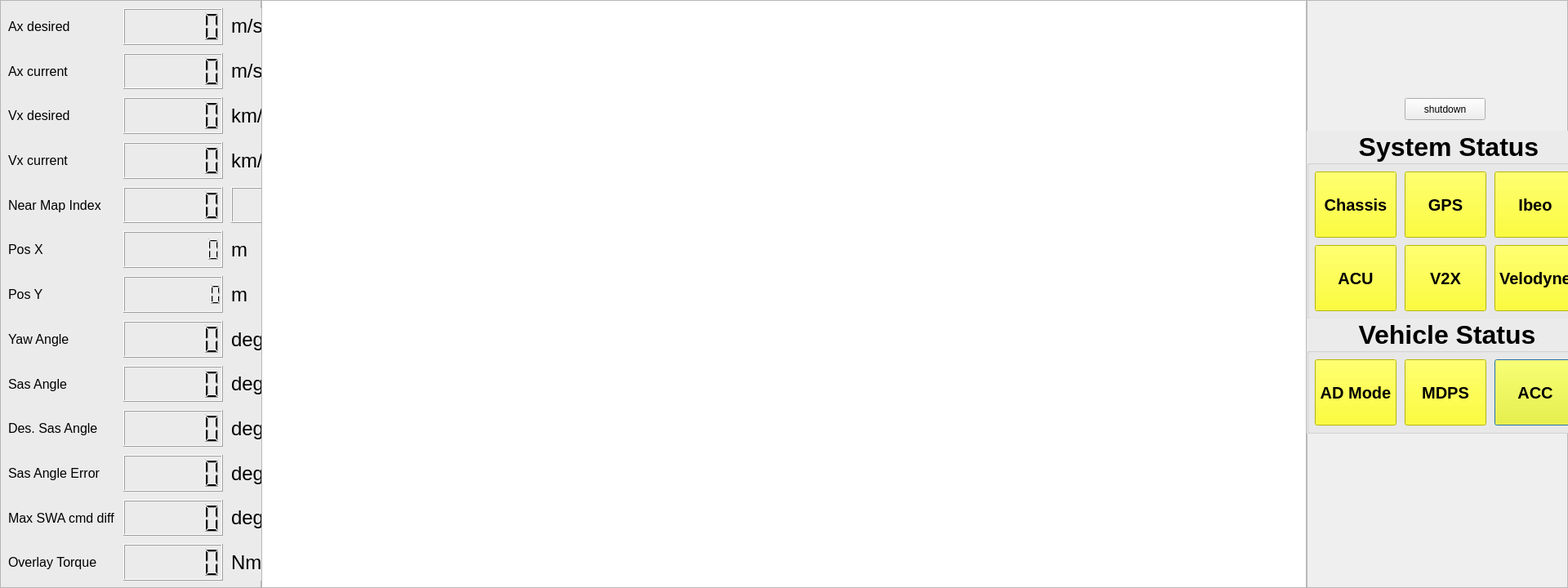
<?xml version="1.0" encoding="UTF-8"?>
<ui version="4.0">
 <class>Dialog</class>
 <widget class="QDialog" name="Dialog">
  <property name="geometry">
   <rect>
    <x>0</x>
    <y>0</y>
    <width>1920</width>
    <height>720</height>
   </rect>
  </property>
  <property name="windowTitle">
   <string>Dialog</string>
  </property>
  <widget class="QFrame" name="frame">
   <property name="geometry">
    <rect>
     <x>320</x>
     <y>0</y>
     <width>1280</width>
     <height>720</height>
    </rect>
   </property>
   <property name="frameShape">
    <enum>QFrame::StyledPanel</enum>
   </property>
   <property name="frameShadow">
    <enum>QFrame::Raised</enum>
   </property>
   <widget class="QGraphicsView" name="camera">
    <property name="geometry">
     <rect>
      <x>0</x>
      <y>0</y>
      <width>1280</width>
      <height>720</height>
     </rect>
    </property>
   </widget>
  </widget>
  <widget class="QFrame" name="frame_3">
   <property name="geometry">
    <rect>
     <x>0</x>
     <y>0</y>
     <width>320</width>
     <height>720</height>
    </rect>
   </property>
   <property name="styleSheet">
    <string notr="true">background-color: rgb(235, 235, 235);</string>
   </property>
   <property name="frameShape">
    <enum>QFrame::StyledPanel</enum>
   </property>
   <property name="frameShadow">
    <enum>QFrame::Raised</enum>
   </property>
   <widget class="QWidget" name="gridLayoutWidget_3">
    <property name="geometry">
     <rect>
      <x>10</x>
      <y>10</y>
      <width>395</width>
      <height>701</height>
     </rect>
    </property>
    <layout class="QGridLayout" name="gridLayout_4">
     <property name="leftMargin">
      <number>0</number>
     </property>
     <property name="topMargin">
      <number>0</number>
     </property>
     <property name="spacing">
      <number>10</number>
     </property>
     <item row="11" column="2">
      <widget class="QLabel" name="label_17">
       <property name="font">
        <font>
         <pointsize>18</pointsize>
        </font>
       </property>
       <property name="text">
        <string>deg</string>
       </property>
      </widget>
     </item>
     <item row="2" column="2">
      <widget class="QLabel" name="label_18">
       <property name="font">
        <font>
         <pointsize>18</pointsize>
        </font>
       </property>
       <property name="text">
        <string>km/h</string>
       </property>
      </widget>
     </item>
     <item row="2" column="0">
      <widget class="QLabel" name="label_LKASOn_13">
       <property name="font">
        <font>
         <pointsize>12</pointsize>
        </font>
       </property>
       <property name="text">
        <string>Vx desired</string>
       </property>
      </widget>
     </item>
     <item row="10" column="2">
      <widget class="QLabel" name="label_19">
       <property name="font">
        <font>
         <pointsize>18</pointsize>
        </font>
       </property>
       <property name="text">
        <string>deg</string>
       </property>
      </widget>
     </item>
     <item row="1" column="0">
      <widget class="QLabel" name="label_AutomationOn_5">
       <property name="font">
        <font>
         <pointsize>12</pointsize>
        </font>
       </property>
       <property name="text">
        <string>Ax current</string>
       </property>
      </widget>
     </item>
     <item row="8" column="2">
      <widget class="QLabel" name="label_20">
       <property name="font">
        <font>
         <pointsize>18</pointsize>
        </font>
       </property>
       <property name="text">
        <string>deg</string>
       </property>
      </widget>
     </item>
     <item row="5" column="2">
      <widget class="QLabel" name="label_21">
       <property name="font">
        <font>
         <pointsize>18</pointsize>
        </font>
       </property>
       <property name="text">
        <string>m</string>
       </property>
      </widget>
     </item>
     <item row="8" column="1">
      <widget class="QLCDNumber" name="lcdNumber_sas_angle_2">
       <property name="font">
        <font>
         <pointsize>10</pointsize>
        </font>
       </property>
       <property name="digitCount">
        <number>6</number>
       </property>
      </widget>
     </item>
     <item row="11" column="0">
      <widget class="QLabel" name="label_LKASOn_14">
       <property name="font">
        <font>
         <pointsize>12</pointsize>
        </font>
       </property>
       <property name="text">
        <string>Max SWA cmd diff</string>
       </property>
      </widget>
     </item>
     <item row="12" column="0">
      <widget class="QLabel" name="label_LKASOn_15">
       <property name="font">
        <font>
         <pointsize>12</pointsize>
        </font>
       </property>
       <property name="text">
        <string>Overlay Torque</string>
       </property>
      </widget>
     </item>
     <item row="10" column="0">
      <widget class="QLabel" name="label_LKASOn_16">
       <property name="font">
        <font>
         <pointsize>12</pointsize>
        </font>
       </property>
       <property name="text">
        <string>Sas Angle Error</string>
       </property>
      </widget>
     </item>
     <item row="7" column="1">
      <widget class="QLCDNumber" name="lcdNumber_yaw_angle_2">
       <property name="font">
        <font>
         <pointsize>10</pointsize>
        </font>
       </property>
       <property name="digitCount">
        <number>6</number>
       </property>
      </widget>
     </item>
     <item row="4" column="0">
      <widget class="QLabel" name="label_LKASOn_17">
       <property name="font">
        <font>
         <pointsize>12</pointsize>
        </font>
       </property>
       <property name="text">
        <string>Near Map Index</string>
       </property>
      </widget>
     </item>
     <item row="6" column="0">
      <widget class="QLabel" name="label_LKASOn_18">
       <property name="font">
        <font>
         <pointsize>12</pointsize>
        </font>
       </property>
       <property name="text">
        <string>Pos Y</string>
       </property>
      </widget>
     </item>
     <item row="6" column="2">
      <widget class="QLabel" name="label_22">
       <property name="font">
        <font>
         <pointsize>18</pointsize>
        </font>
       </property>
       <property name="text">
        <string>m</string>
       </property>
      </widget>
     </item>
     <item row="8" column="0">
      <widget class="QLabel" name="label_LKASOn_19">
       <property name="font">
        <font>
         <pointsize>12</pointsize>
        </font>
       </property>
       <property name="text">
        <string>Sas Angle</string>
       </property>
      </widget>
     </item>
     <item row="3" column="0">
      <widget class="QLabel" name="label_LKASOn_20">
       <property name="font">
        <font>
         <pointsize>12</pointsize>
        </font>
       </property>
       <property name="text">
        <string>Vx current</string>
       </property>
      </widget>
     </item>
     <item row="0" column="0">
      <widget class="QLabel" name="label_AutomationOn_6">
       <property name="font">
        <font>
         <pointsize>12</pointsize>
        </font>
       </property>
       <property name="text">
        <string>Ax desired</string>
       </property>
      </widget>
     </item>
     <item row="0" column="1">
      <widget class="QLCDNumber" name="lcdNumber_ax_des_2">
       <property name="font">
        <font>
         <pointsize>10</pointsize>
        </font>
       </property>
       <property name="digitCount">
        <number>6</number>
       </property>
      </widget>
     </item>
     <item row="1" column="1">
      <widget class="QLCDNumber" name="lcdNumber_ax_curr_2">
       <property name="font">
        <font>
         <pointsize>10</pointsize>
        </font>
       </property>
       <property name="digitCount">
        <number>6</number>
       </property>
      </widget>
     </item>
     <item row="12" column="1">
      <widget class="QLCDNumber" name="lcdNumber_sas_torque_2">
       <property name="font">
        <font>
         <pointsize>10</pointsize>
        </font>
       </property>
       <property name="digitCount">
        <number>6</number>
       </property>
      </widget>
     </item>
     <item row="9" column="0">
      <widget class="QLabel" name="label_LKASOn_21">
       <property name="font">
        <font>
         <pointsize>12</pointsize>
        </font>
       </property>
       <property name="text">
        <string>Des. Sas Angle</string>
       </property>
      </widget>
     </item>
     <item row="4" column="1">
      <widget class="QLCDNumber" name="lcdNumber_nearmap_idx_2">
       <property name="font">
        <font>
         <pointsize>10</pointsize>
        </font>
       </property>
       <property name="digitCount">
        <number>6</number>
       </property>
      </widget>
     </item>
     <item row="7" column="0">
      <widget class="QLabel" name="label_LKASOn_22">
       <property name="font">
        <font>
         <pointsize>12</pointsize>
        </font>
       </property>
       <property name="text">
        <string>Yaw Angle</string>
       </property>
      </widget>
     </item>
     <item row="11" column="1">
      <widget class="QLCDNumber" name="lcdNumber_swa_cmd_max_diff_2">
       <property name="font">
        <font>
         <pointsize>10</pointsize>
        </font>
       </property>
       <property name="digitCount">
        <number>6</number>
       </property>
      </widget>
     </item>
     <item row="3" column="1">
      <widget class="QLCDNumber" name="lcdNumber_vx_curr_2">
       <property name="font">
        <font>
         <pointsize>10</pointsize>
        </font>
       </property>
       <property name="digitCount">
        <number>6</number>
       </property>
      </widget>
     </item>
     <item row="3" column="2">
      <widget class="QLabel" name="label_23">
       <property name="font">
        <font>
         <pointsize>18</pointsize>
        </font>
       </property>
       <property name="text">
        <string>km/h</string>
       </property>
      </widget>
     </item>
     <item row="10" column="1">
      <widget class="QLCDNumber" name="lcdNumber_sas_angle_error_2">
       <property name="font">
        <font>
         <pointsize>10</pointsize>
        </font>
       </property>
       <property name="digitCount">
        <number>6</number>
       </property>
      </widget>
     </item>
     <item row="1" column="2">
      <widget class="QLabel" name="label_24">
       <property name="font">
        <font>
         <pointsize>18</pointsize>
        </font>
       </property>
       <property name="text">
        <string>m/sec&lt;sup&gt;2&lt;/sup&gt;</string>
       </property>
      </widget>
     </item>
     <item row="5" column="0">
      <widget class="QLabel" name="label_LKASOn_23">
       <property name="font">
        <font>
         <pointsize>12</pointsize>
        </font>
       </property>
       <property name="text">
        <string>Pos X</string>
       </property>
      </widget>
     </item>
     <item row="6" column="1">
      <widget class="QLCDNumber" name="lcdNumber_pos_y_2">
       <property name="font">
        <font>
         <pointsize>10</pointsize>
        </font>
       </property>
       <property name="digitCount">
        <number>9</number>
       </property>
      </widget>
     </item>
     <item row="0" column="2">
      <widget class="QLabel" name="label_AutomationOn_7">
       <property name="font">
        <font>
         <pointsize>18</pointsize>
        </font>
       </property>
       <property name="text">
        <string>&lt;html&gt;&lt;head/&gt;&lt;body&gt;&lt;p&gt;m/sec&lt;span style=&quot; vertical-align:super;&quot;&gt;2&lt;/span&gt;&lt;/p&gt;&lt;/body&gt;&lt;/html&gt;</string>
       </property>
      </widget>
     </item>
     <item row="12" column="2">
      <widget class="QLabel" name="label_25">
       <property name="font">
        <font>
         <pointsize>18</pointsize>
        </font>
       </property>
       <property name="text">
        <string>Nm</string>
       </property>
      </widget>
     </item>
     <item row="9" column="1">
      <widget class="QLCDNumber" name="lcdNumber_des_sas_angle_2">
       <property name="font">
        <font>
         <pointsize>10</pointsize>
        </font>
       </property>
       <property name="digitCount">
        <number>6</number>
       </property>
      </widget>
     </item>
     <item row="2" column="1">
      <widget class="QLCDNumber" name="lcdNumber_vx_des_2">
       <property name="font">
        <font>
         <pointsize>10</pointsize>
        </font>
       </property>
       <property name="digitCount">
        <number>6</number>
       </property>
      </widget>
     </item>
     <item row="5" column="1">
      <widget class="QLCDNumber" name="lcdNumber_pos_x_2">
       <property name="font">
        <font>
         <pointsize>10</pointsize>
        </font>
       </property>
       <property name="digitCount">
        <number>8</number>
       </property>
      </widget>
     </item>
     <item row="9" column="2">
      <widget class="QLabel" name="label_26">
       <property name="font">
        <font>
         <pointsize>18</pointsize>
        </font>
       </property>
       <property name="text">
        <string>deg</string>
       </property>
      </widget>
     </item>
     <item row="7" column="2">
      <widget class="QLabel" name="label_27">
       <property name="font">
        <font>
         <pointsize>18</pointsize>
        </font>
       </property>
       <property name="text">
        <string>deg</string>
       </property>
      </widget>
     </item>
     <item row="4" column="2">
      <widget class="QLCDNumber" name="lcdNumber_closest_idx_2">
       <property name="font">
        <font>
         <pointsize>10</pointsize>
        </font>
       </property>
       <property name="digitCount">
        <number>6</number>
       </property>
      </widget>
     </item>
    </layout>
   </widget>
  </widget>
  <widget class="QFrame" name="frame_2">
   <property name="geometry">
    <rect>
     <x>1600</x>
     <y>0</y>
     <width>320</width>
     <height>720</height>
    </rect>
   </property>
   <property name="frameShape">
    <enum>QFrame::StyledPanel</enum>
   </property>
   <property name="frameShadow">
    <enum>QFrame::Raised</enum>
   </property>
   <widget class="QGroupBox" name="groupBox">
    <property name="geometry">
     <rect>
      <x>0</x>
      <y>160</y>
      <width>341</width>
      <height>231</height>
     </rect>
    </property>
    <property name="font">
     <font>
      <family>Ubuntu</family>
      <pointsize>24</pointsize>
      <weight>75</weight>
      <bold>true</bold>
     </font>
    </property>
    <property name="layoutDirection">
     <enum>Qt::LeftToRight</enum>
    </property>
    <property name="styleSheet">
     <string notr="true">background-color: rgb(235, 235, 235);</string>
    </property>
    <property name="title">
     <string>System Status</string>
    </property>
    <property name="alignment">
     <set>Qt::AlignCenter</set>
    </property>
    <property name="flat">
     <bool>false</bool>
    </property>
    <property name="checkable">
     <bool>false</bool>
    </property>
    <widget class="QPushButton" name="led_can4_status_2">
     <property name="geometry">
      <rect>
       <x>120</x>
       <y>140</y>
       <width>100</width>
       <height>81</height>
      </rect>
     </property>
     <property name="font">
      <font>
       <pointsize>15</pointsize>
       <weight>75</weight>
       <bold>true</bold>
      </font>
     </property>
     <property name="focusPolicy">
      <enum>Qt::NoFocus</enum>
     </property>
     <property name="styleSheet">
      <string notr="true">background-color: yellow;</string>
     </property>
     <property name="text">
      <string>V2X</string>
     </property>
     <property name="default">
      <bool>true</bool>
     </property>
     <property name="flat">
      <bool>false</bool>
     </property>
    </widget>
    <widget class="QPushButton" name="led_can1_status_2">
     <property name="geometry">
      <rect>
       <x>10</x>
       <y>50</y>
       <width>100</width>
       <height>81</height>
      </rect>
     </property>
     <property name="font">
      <font>
       <pointsize>15</pointsize>
       <weight>75</weight>
       <bold>true</bold>
      </font>
     </property>
     <property name="focusPolicy">
      <enum>Qt::NoFocus</enum>
     </property>
     <property name="styleSheet">
      <string notr="true">background-color: yellow;</string>
     </property>
     <property name="text">
      <string>Chassis</string>
     </property>
     <property name="default">
      <bool>true</bool>
     </property>
     <property name="flat">
      <bool>false</bool>
     </property>
    </widget>
    <widget class="QPushButton" name="led_can3_status_2">
     <property name="enabled">
      <bool>true</bool>
     </property>
     <property name="geometry">
      <rect>
       <x>10</x>
       <y>140</y>
       <width>100</width>
       <height>81</height>
      </rect>
     </property>
     <property name="font">
      <font>
       <pointsize>15</pointsize>
       <weight>75</weight>
       <bold>true</bold>
      </font>
     </property>
     <property name="focusPolicy">
      <enum>Qt::NoFocus</enum>
     </property>
     <property name="styleSheet">
      <string notr="true">background-color: yellow;</string>
     </property>
     <property name="text">
      <string>ACU</string>
     </property>
     <property name="checkable">
      <bool>false</bool>
     </property>
     <property name="default">
      <bool>true</bool>
     </property>
     <property name="flat">
      <bool>false</bool>
     </property>
    </widget>
    <widget class="QPushButton" name="led_lidar1_status_2">
     <property name="geometry">
      <rect>
       <x>230</x>
       <y>50</y>
       <width>100</width>
       <height>81</height>
      </rect>
     </property>
     <property name="font">
      <font>
       <pointsize>15</pointsize>
       <weight>75</weight>
       <bold>true</bold>
      </font>
     </property>
     <property name="focusPolicy">
      <enum>Qt::NoFocus</enum>
     </property>
     <property name="styleSheet">
      <string notr="true">background-color: yellow;</string>
     </property>
     <property name="text">
      <string>Ibeo</string>
     </property>
     <property name="default">
      <bool>true</bool>
     </property>
     <property name="flat">
      <bool>false</bool>
     </property>
    </widget>
    <widget class="QPushButton" name="led_can2_status_2">
     <property name="geometry">
      <rect>
       <x>120</x>
       <y>50</y>
       <width>100</width>
       <height>81</height>
      </rect>
     </property>
     <property name="font">
      <font>
       <pointsize>15</pointsize>
       <weight>75</weight>
       <bold>true</bold>
      </font>
     </property>
     <property name="focusPolicy">
      <enum>Qt::NoFocus</enum>
     </property>
     <property name="styleSheet">
      <string notr="true">background-color: yellow;</string>
     </property>
     <property name="text">
      <string>GPS</string>
     </property>
     <property name="default">
      <bool>true</bool>
     </property>
     <property name="flat">
      <bool>false</bool>
     </property>
    </widget>
    <widget class="QPushButton" name="led_lidar2_status_2">
     <property name="geometry">
      <rect>
       <x>230</x>
       <y>140</y>
       <width>100</width>
       <height>81</height>
      </rect>
     </property>
     <property name="font">
      <font>
       <pointsize>15</pointsize>
       <weight>75</weight>
       <bold>true</bold>
      </font>
     </property>
     <property name="focusPolicy">
      <enum>Qt::NoFocus</enum>
     </property>
     <property name="styleSheet">
      <string notr="true">background-color: yellow;</string>
     </property>
     <property name="text">
      <string>Velodyne</string>
     </property>
     <property name="default">
      <bool>true</bool>
     </property>
     <property name="flat">
      <bool>false</bool>
     </property>
    </widget>
   </widget>
   <widget class="QGroupBox" name="groupBox_2">
    <property name="geometry">
     <rect>
      <x>0</x>
      <y>390</y>
      <width>341</width>
      <height>141</height>
     </rect>
    </property>
    <property name="font">
     <font>
      <family>Ubuntu</family>
      <pointsize>24</pointsize>
      <weight>75</weight>
      <bold>true</bold>
     </font>
    </property>
    <property name="layoutDirection">
     <enum>Qt::LeftToRight</enum>
    </property>
    <property name="styleSheet">
     <string notr="true">background-color: rgb(235, 235, 235);0);</string>
    </property>
    <property name="title">
     <string>Vehicle Status</string>
    </property>
    <property name="alignment">
     <set>Qt::AlignCenter</set>
    </property>
    <property name="flat">
     <bool>false</bool>
    </property>
    <property name="checkable">
     <bool>false</bool>
    </property>
    <widget class="QPushButton" name="led_AD_status_2">
     <property name="geometry">
      <rect>
       <x>10</x>
       <y>50</y>
       <width>100</width>
       <height>81</height>
      </rect>
     </property>
     <property name="font">
      <font>
       <pointsize>15</pointsize>
       <weight>75</weight>
       <bold>true</bold>
      </font>
     </property>
     <property name="focusPolicy">
      <enum>Qt::NoFocus</enum>
     </property>
     <property name="styleSheet">
      <string notr="true">background-color: yellow;</string>
     </property>
     <property name="text">
      <string>AD Mode</string>
     </property>
     <property name="default">
      <bool>true</bool>
     </property>
     <property name="flat">
      <bool>false</bool>
     </property>
    </widget>
    <widget class="QPushButton" name="led_MDPS_status_2">
     <property name="geometry">
      <rect>
       <x>120</x>
       <y>50</y>
       <width>100</width>
       <height>81</height>
      </rect>
     </property>
     <property name="font">
      <font>
       <pointsize>15</pointsize>
       <weight>75</weight>
       <bold>true</bold>
      </font>
     </property>
     <property name="focusPolicy">
      <enum>Qt::NoFocus</enum>
     </property>
     <property name="styleSheet">
      <string notr="true">background-color: yellow;</string>
     </property>
     <property name="text">
      <string>MDPS</string>
     </property>
     <property name="default">
      <bool>true</bool>
     </property>
     <property name="flat">
      <bool>false</bool>
     </property>
    </widget>
    <widget class="QPushButton" name="led_ACC_status_2">
     <property name="geometry">
      <rect>
       <x>230</x>
       <y>50</y>
       <width>100</width>
       <height>81</height>
      </rect>
     </property>
     <property name="font">
      <font>
       <pointsize>15</pointsize>
       <weight>75</weight>
       <bold>true</bold>
      </font>
     </property>
     <property name="focusPolicy">
      <enum>Qt::NoFocus</enum>
     </property>
     <property name="styleSheet">
      <string notr="true">background-color: yellow;</string>
     </property>
     <property name="text">
      <string>ACC</string>
     </property>
     <property name="default">
      <bool>true</bool>
     </property>
     <property name="flat">
      <bool>false</bool>
     </property>
    </widget>
   </widget>
   <widget class="QPushButton" name="pushButton_quit">
    <property name="geometry">
     <rect>
      <x>120</x>
      <y>120</y>
      <width>99</width>
      <height>27</height>
     </rect>
    </property>
    <property name="sizePolicy">
     <sizepolicy hsizetype="Minimum" vsizetype="Minimum">
      <horstretch>0</horstretch>
      <verstretch>0</verstretch>
     </sizepolicy>
    </property>
    <property name="text">
     <string>shutdown</string>
    </property>
   </widget>
  </widget>
 </widget>
 <resources/>
 <connections/>
</ui>
